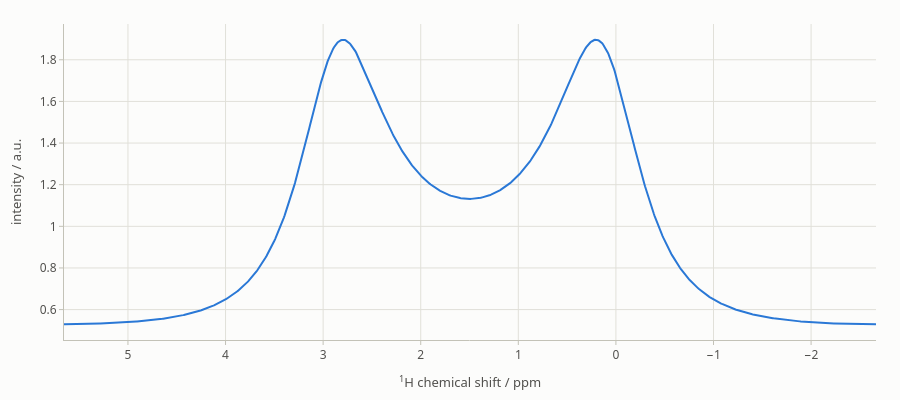

The code cell stored with this chart in its notebook:
### Markdown cell above
## Pulse-acquire and chemical exchange through `liquid`

`liquid` builds `H`, `R` (zero: relaxation is not ported) and `K`
(`respinach.kinetics`) and hands them to the pulse sequence, which forms the
Liouvillian as `L = H + 1j * R + 1j * K`; `acquire` then calls
`evolution`. For an exchanging system the initial state is weighted by
the concentrations (`state(..., "chem")`) and the coil is not, exactly as
in Spinach's `examples/kinetics/exchange_symmetric.m`:

### Code cell
from respinach.plotting import plot_1d

exch_pars = {"spins": ["1H"], "offset": 900.0, "sweep": 5000.0, "npoints": 512, "zerofill": 1024,
             "rho0": respinach.state(two_sites, "L+", "1H", "chem"), "coil": respinach.state(two_sites, "L+", "1H"),
             "axis_units": "ppm", "invert_axis": True}
fid_exch = respinach.liquid(two_sites, respinach.acquire, exch_pars, "nmr")
fid_exch *= np.exp(-6 * np.arange(exch_pars["npoints"]) / exch_pars["npoints"])   # exponential apodisation
spectrum_exch = np.fft.fftshift(np.fft.fft(fid_exch, exch_pars["zerofill"]))
plot_1d(two_sites, spectrum_exch.real, exch_pars)

### Figure 1 — Plotly figure (JSON) as saved in the notebook; plotly's stock layout.template omitted (floating-point values rounded to 4 significant figures; data arrays with more than 128 entries replaced by an {"elided": "..."} marker saying what was removed)
{"data": [{"hovertemplate": "%{y:.4g}<extra></extra>", "line": {"color": "#2a78d6", "width": 2}, "mode": "lines", "name": "", "y": {"elided": "1024 float values"}, "type": "scatter", "x": {"elided": "1024 float values"}}], "layout": {"font": {"family": "system-ui, -apple-system, \"Segoe UI\", Roboto, sans-serif", "color": "#0b0b0b", "size": 13}, "margin": {"l": 64, "r": 24, "t": 24, "b": 56}, "xaxis": {"tickfont": {"color": "#52514e", "size": 12}, "title": {"font": {"color": "#52514e", "size": 13}, "text": "<sup>1</sup>H chemical shift / ppm"}, "showgrid": true, "gridcolor": "#e1e0d9", "gridwidth": 1, "zeroline": false, "showline": true, "linecolor": "#c3c2b7", "linewidth": 1, "mirror": false, "ticks": "outside", "tickcolor": "#c3c2b7", "ticklen": 4, "showspikes": true, "spikemode": "across", "spikesnap": "cursor", "spikethickness": 1, "spikedash": "solid", "spikecolor": "#898781", "range": [5.655, -2.665], "hoverformat": ".4f"}, "yaxis": {"tickfont": {"color": "#52514e", "size": 12}, "title": {"font": {"color": "#52514e", "size": 13}, "text": "intensity / a.u."}, "showgrid": true, "gridcolor": "#e1e0d9", "gridwidth": 1, "zeroline": false, "showline": true, "linecolor": "#c3c2b7", "linewidth": 1, "mirror": false, "ticks": "outside", "tickcolor": "#c3c2b7", "ticklen": 4, "showspikes": false, "spikemode": "across", "spikesnap": "cursor", "spikethickness": 1, "spikedash": "solid", "spikecolor": "#898781", "exponentformat": "power"}, "legend": {"font": {"color": "#52514e"}, "orientation": "h", "x": 0, "xanchor": "left", "y": 1.02, "yanchor": "bottom", "bgcolor": "rgba(0,0,0,0)"}, "hoverlabel": {"font": {"color": "#0b0b0b", "family": "system-ui, -apple-system, \"Segoe UI\", Roboto, sans-serif"}, "bgcolor": "#fcfcfb", "bordercolor": "rgba(11,11,11,0.10)"}, "modebar": {"bgcolor": "rgba(0,0,0,0)", "color": "#898781", "activecolor": "#52514e", "remove": ["lasso2d", "select2d"]}, "height": 400, "paper_bgcolor": "#fcfcfb", "plot_bgcolor": "#fcfcfb", "title": {}, "dragmode": "zoom", "hovermode": "x unified", "showlegend": false}}
